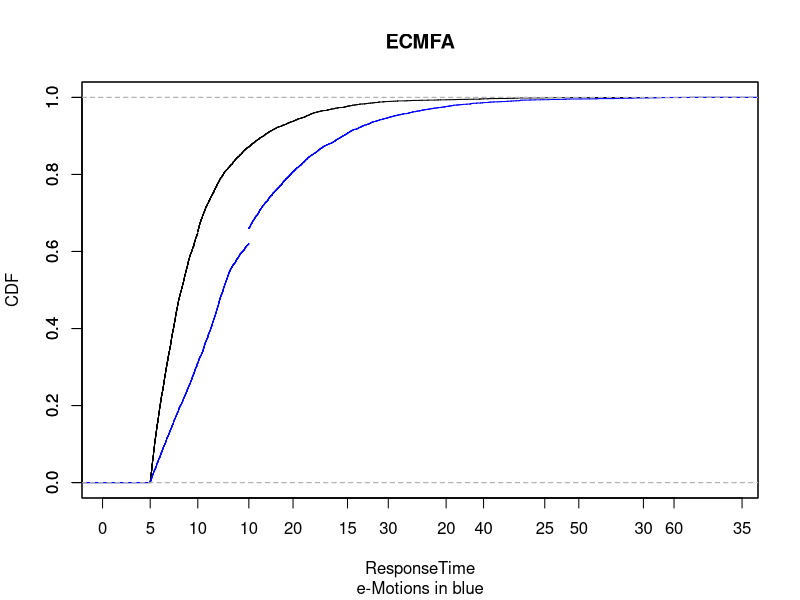

Write R code to recreate this figure.
print("ECMFAExample")

minimumPCM = read.csv2("PalladioResults/result_16000.csv", header=F, dec=".")
minimumEmotions = read.csv2("MaudeResults/result_16000tu.txt", header=F, dec=".")

lenPCM <- length(minimumPCM[,1])
lenEmotions <- length(minimumEmotions[,1])

lenPCM
lenEmotions

ks.test(minimumPCM[,1], minimumEmotions[,1])


png('outECMFA.png')
plot(ecdf(minimumPCM[,1]), main="", xlab="", ylab="")
par(new=TRUE)
plot(ecdf(minimumEmotions[,1]), main="", xlab="", ylab="", col="blue")
title(main="ECMFA", sub="e-Motions in blue",
	xlab="ResponseTime", ylab="CDF")


